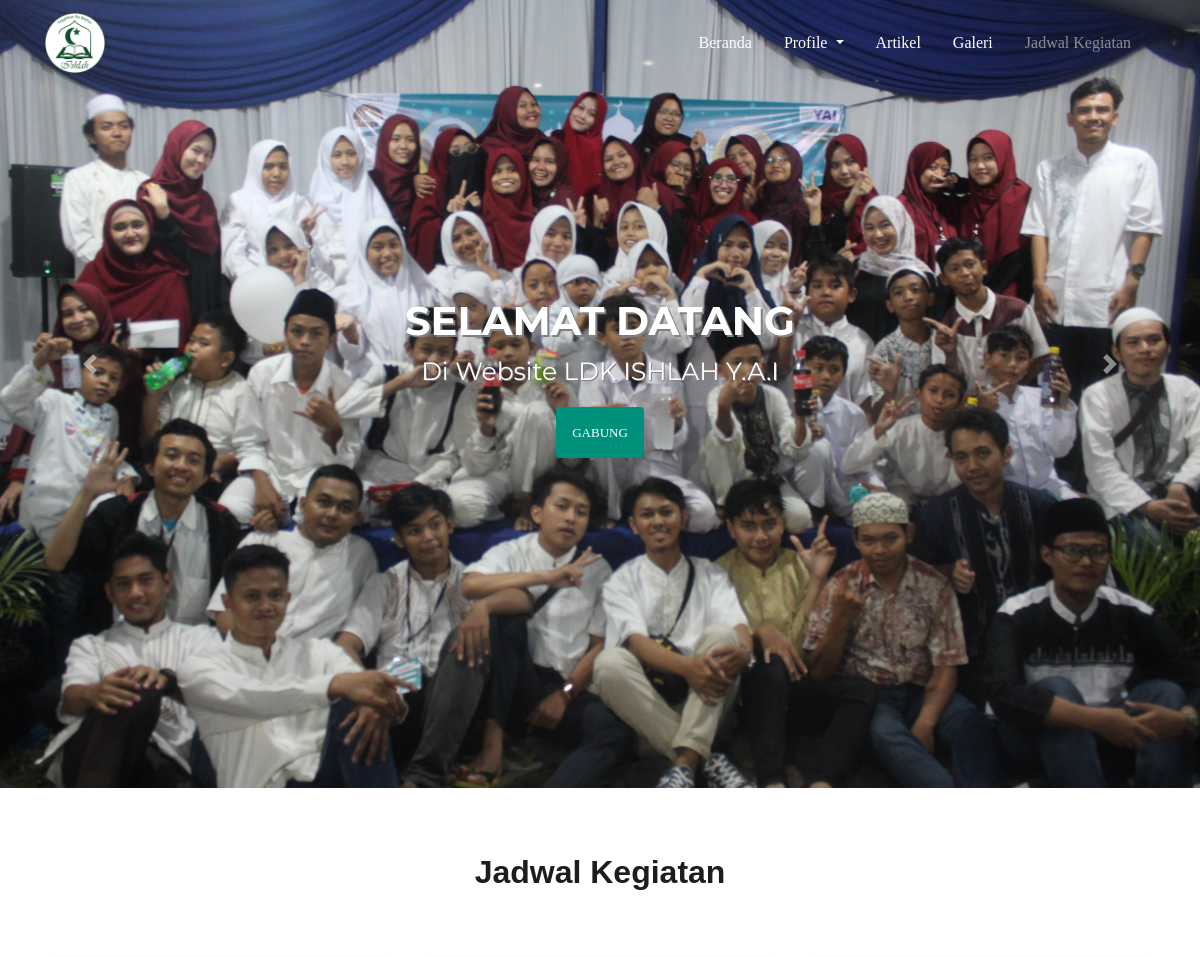
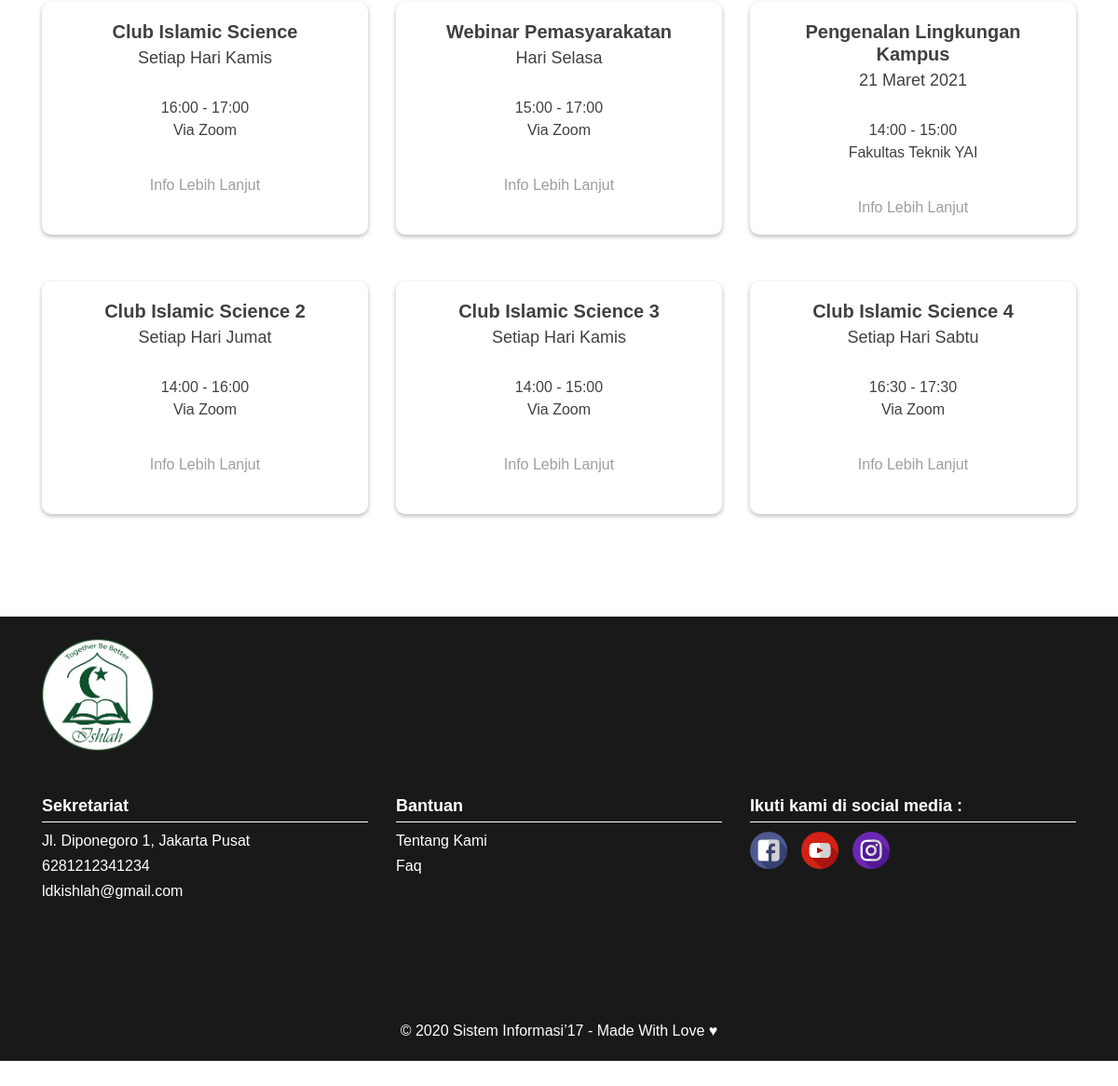
The app's page /index.php/jadwalkegiatan with its own data (2 pictures, top to bottom).
### tables this page shows
CREATE TABLE `tb_jadwal` (
  `id` int(11) NOT NULL,
  `judul_kegiatan` varchar(256) NOT NULL,
  `hari` varchar(128) NOT NULL,
  `waktu` varchar(128) NOT NULL,
  `waktu2` varchar(128) NOT NULL,
  `tempat` varchar(128) NOT NULL,
  `pic` varchar(20) NOT NULL
);

### application/controllers/JadwalKegiatan.php (called while the page is built, shortened)
<?php
class JadwalKegiatan extends CI_Controller
{
    public function __construct()
    {
        $this->load->model('Jadwal_model');
    }
    public function index()
    {
        $get = $this->Jadwal_model->get();
        $data['judul'] = 'Jadwal Kegiatan - LDK Ishlah';
        $data['row'] = $get;
        $this->load->view('templates/header', $data);
        $this->load->view('jadwalkegiatan/index', $data);
        $this->load->view('templates/footer');
    }
}

### index.php (called while the page is built, shortened)
<?php
require_once BASEPATH.'core/CodeIgniter.php';

### application/models/Jadwal_model.php (called while the page is built, shortened)
<?php
class Jadwal_model extends CI_Model
{
    private $table_name = 'tb_jadwal';
    public function get()
    {
        $query = $this->db->get($this->table_name);
        return $query->result();
    }
}

### application/views/jadwalkegiatan/index.php (the view)
<section class="jadwalkegiatan">
    <div class="container">
        <div class="row kegiatan">
            <div class="col-12">
                <h1 class="section-judul text-center">Jadwal Kegiatan</h1>
            </div>
            <?php
            foreach ($row as $data) {
            ?>
                <div class="col-lg-4 col-md-4 col-sm-6 col-6">
                    <div class="card isijadwal">
                        <div class="card-body text-center">
                            <h5 class="card-title"><?= $data->judul_kegiatan ?></h5>
                            <h6 class="card-subtitle  "><?= $data->hari ?></h6>
                            <p class="card-text "><?= $data->waktu ?> - <?= $data->waktu2 ?><br><?= $data->tempat ?></p>
                            <a href="https://api.whatsapp.com/send?phone=62<?= ltrim($data->pic, '0') ?>&text=Assalamu%27alaykum%2C%20Saya%20ingin%20mengikuti%20kegiatan%20<?= $data->judul_kegiatan ?>" target="_blank" class="card-link ">Info Lebih Lanjut</a>
                        </div>
                    </div>
                </div>
            <?php } ?>
        </div>
    </div>
</section>

### assets/css/mycss.css (style rules this page uses)
:root { --background-button-fill: #00917c; --background-button-hover: #216656; }
body { font-family: 'Merriweather', serif; }
.section-judul { font-size: 24px; font-weight: 700; color: #1c1d1d !important; font-family: 'Poppins', sans-serif !important; padding: 60px 0 25px 0; }
section.jadwalkegiatan { padding-bottom: 30px; font-family: 'Poppins', sans-serif; color: #443F3F; }
section.jadwalkegiatan .card { min-height: 200px; max-height: 200px; box-shadow: 0px 2px 5px rgb(185, 184, 184); border: none; border-radius: 10px; margin-bottom: 30px; overflow: auto !important; }
section.jadwalkegiatan h5.card-title { font-weight: bold; font-size: 16px; }
section.jadwalkegiatan h6.card-subtitle { font-size: 12px; font-weight: 200; }
section.jadwalkegiatan p.card-text { font-size: 10px; font-weight: 200; margin-top: 30px; }
section.jadwalkegiatan a { font-size: 12px; font-weight: 200; text-decoration: none; color: #9E9E9E !important; margin-top: 100px; }
@media (min-width: 768px) { .section-judul { font-size: 16px; font-weight: 700; color: #1c1d1d !important; font-family: 'Poppins', sans-serif !important; padding: 30px 0 25px 0; } }
@media (min-width: 768px) { section.jadwalkegiatan .card { overflow: auto !important; } }
@media (min-width: 768px) { section.jadwalkegiatan h5.card-title { font-weight: bold; font-size: 16px; } }
@media (min-width: 768px) { section.jadwalkegiatan h6.card-subtitle { font-size: 14px; font-weight: 200; } }
@media (min-width: 768px) { section.jadwalkegiatan p.card-text { font-size: 12px; font-weight: 200; margin-top: 30px !important; margin-bottom: 35px; } }
@media (min-width: 768px) { section.jadwalkegiatan a { font-size: 12px; font-weight: 200; text-decoration: none; color: #9E9E9E !important; margin-top: 20px; } }
@media (min-width: 992px) { .section-judul { font-size: 32px; font-weight: 700; font-family: 'Poppins', sans-serif !important; color: #1c1d1d !important; padding: 65px 0 60px 0 !important; } }
@media (min-width: 992px) { section.jadwalkegiatan { padding-bottom: 60px; font-family: 'Poppins', sans-serif; color: #443F3F; } }
@media (min-width: 992px) { section.jadwalkegiatan .card { min-height: 250px; max-height: 250px; box-shadow: 0px 2px 5px rgb(185, 184, 184); border: none; border-radius: 10px; margin-bottom: 50px; overflow: auto !important; } }
@media (min-width: 992px) { section.jadwalkegiatan h5.card-title { font-weight: bold; font-size: 20px; } }
@media (min-width: 992px) { section.jadwalkegiatan h6.card-subtitle { font-size: 18px; font-weight: 200; } }
@media (min-width: 992px) { section.jadwalkegiatan p.card-text { font-size: 16px; font-weight: 200; } }
@media (min-width: 992px) { section.jadwalkegiatan a { font-size: 16px; font-weight: 200; text-decoration: none; color: #9E9E9E !important; margin-top: 100px; } }

### records on screen
tb_jadwal: judul_kegiatan "Club Islamic Science", hari "Setiap Hari Kamis", waktu "16:00", waktu2 "17:00", tempat "Via Zoom"
tb_jadwal: judul_kegiatan "Webinar Pemasyarakatan", hari "Hari Selasa", waktu "15:00", waktu2 "17:00", tempat "Via Zoom"
tb_jadwal: judul_kegiatan "Pengenalan Lingkungan Kampus", hari "21 Maret 2021", waktu "14:00", waktu2 "15:00", tempat "Fakultas Teknik YAI"
tb_jadwal: judul_kegiatan "Club Islamic Science 2", hari "Setiap Hari Jumat", waktu "14:00", waktu2 "16:00", tempat "Via Zoom"
tb_jadwal: judul_kegiatan "Club Islamic Science 3", hari "Setiap Hari Kamis", waktu "14:00", waktu2 "15:00", tempat "Via Zoom"
tb_jadwal: judul_kegiatan "Club Islamic Science 4", hari "Setiap Hari Sabtu", waktu "16:30", waktu2 "17:30", tempat "Via Zoom"
